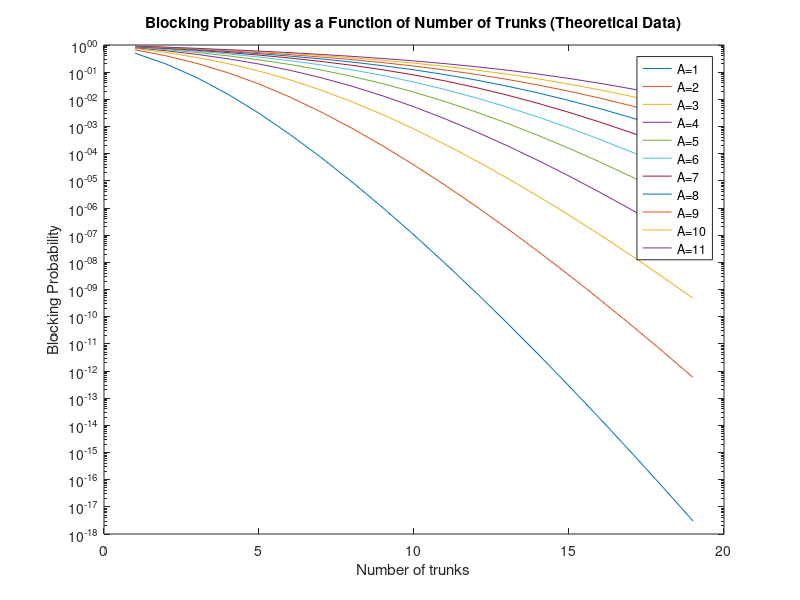

Recreate this plot in MATLAB.
Pbs = zeros(10,19);
for A = 1:11
    for N = 1:19
        num = A^N/factorial(N);
        denom = 0;
        for i = 0:N
            denom = denom + A^i/factorial(i);
        end
        Pbs(A,N) = num/denom;
    end
    semilogy([1:19], Pbs(A,:));
    hold on;
end

legend("A=1","A=2","A=3","A=4","A=5","A=6","A=7","A=8","A=9","A=10","A=11");
title('Blocking Probability as a Function of Number of Trunks (Theoretical Data)');
xlabel("Number of trunks");
ylabel("Blocking Probability");
hold off;